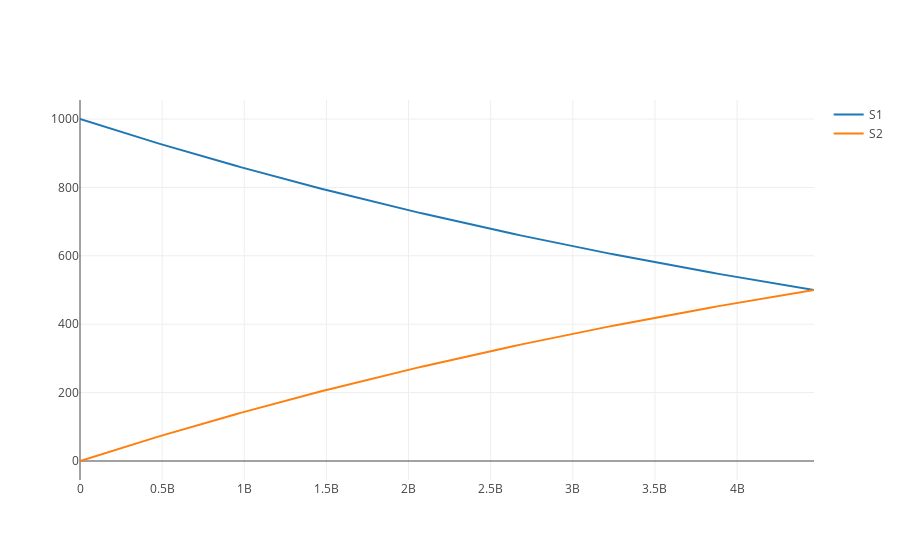

Notebook source saved alongside this figure:
### Code cell
RadDecayTest.reset()

start_time = 0.0
end_time = 4.468e9
time_steps = 100

RadDecayTest.simulate(start=start_time, end=end_time, steps=time_steps, selections=['time', "S1", "S2"]) 

RadDecayTest.plot()

print("half life (days)", end_time )
